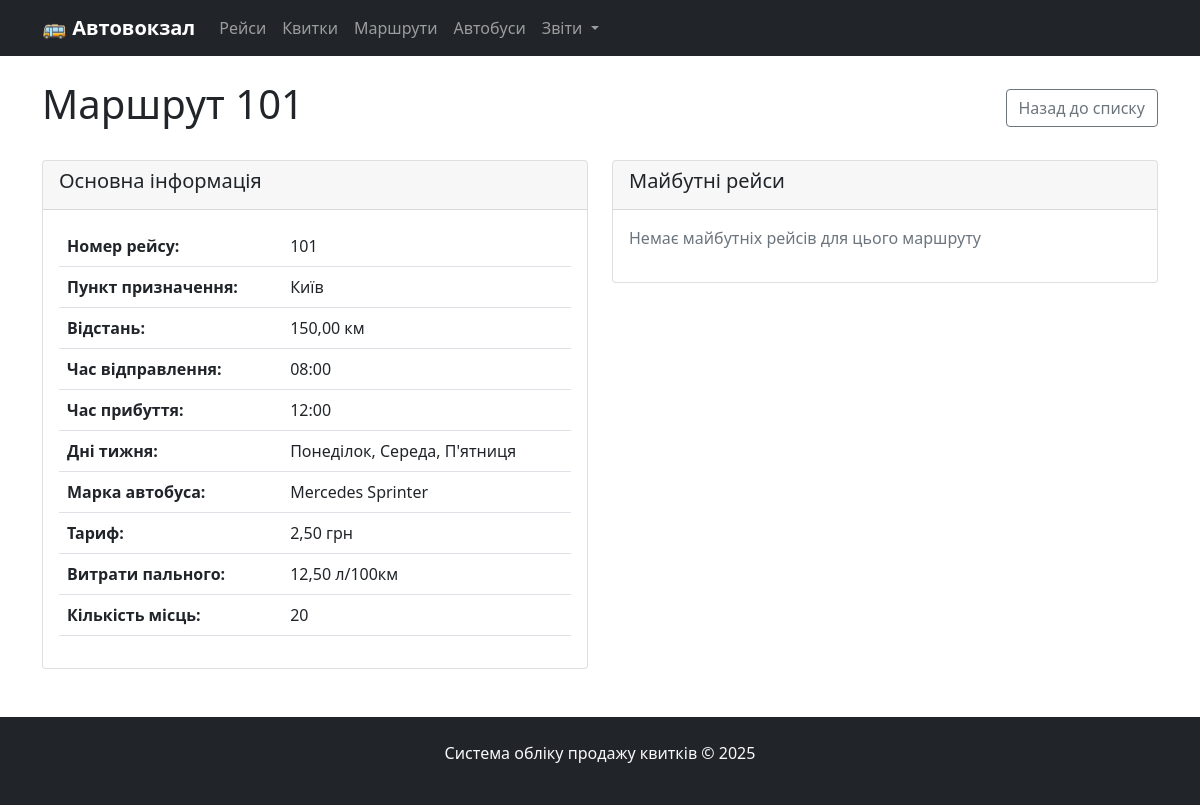
Screenshot of /routes/1/ with the database file from the repository.
### bus_station/models.py (models this page shows, shortened)
class Route(models.Model):
    DAYS_OF_WEEK = [
        (1, 'Понеділок'),
        (2, 'Вівторок'),
        (3, 'Середа'),
        (4, 'Четвер'),
        (5, 'П\'ятниця'),
        (6, 'Субота'),
        (7, 'Неділя'),
    ]
    number = models.CharField(max_length=20, verbose_name="Номер рейсу")
    tariff = models.DecimalField(max_digits=10, decimal_places=2, verbose_name="Тариф рейсу")
    days_of_week = models.CharField(max_length=50, verbose_name="Дні тижня виїзду")
    destination = models.ForeignKey(
        Destination,
        on_delete=models.CASCADE,
        verbose_name="Пункт прибуття"
    )
    distance = models.DecimalField(max_digits=8, decimal_places=2, verbose_name="Відстань (км)")
    departure_time = models.TimeField(verbose_name="Час відправлення")
    arrival_time = models.TimeField(verbose_name="Час прибуття")
    bus_model = models.ForeignKey(
        BusModel,
        on_delete=models.CASCADE,
        verbose_name="Марка автобуса"
    )
    def get_days_of_week_display(self):
        days = [int(day.strip()) for day in self.days_of_week.split(',')]
        return ', '.join([dict(self.DAYS_OF_WEEK).get(day, '') for day in days])
    class Meta:
        verbose_name = "Маршрут"
        verbose_name_plural = "Маршрути"

class Destination(models.Model):
    name = models.CharField(max_length=100, verbose_name="Назва пункту прибуття")
    class Meta:
        verbose_name = "Пункт прибуття"
        verbose_name_plural = "Пункти прибуття"

class BusModel(models.Model):
    name = models.CharField(max_length=50, verbose_name="Марка автобуса")
    fuel_consumption = models.DecimalField(
        max_digits=5,
        decimal_places=2,
        verbose_name="Витрати пального на 100 км"
    )
    seats_count = models.PositiveIntegerField(verbose_name="Кількість місць")
    class Meta:
        verbose_name = "Марка автобуса"
        verbose_name_plural = "Марки автобусів"

### bus_station/views.py (the view)
# urls.py: path('routes/<int:pk>/', views.RouteDetailView.as_view(), name='route_detail'),
class RouteDetailView(DetailView):
    model = Route
    template_name = 'bus_station/trips/route_detail.html'
    context_object_name = 'route'
    def get_queryset(self):
        return Route.objects.select_related('destination', 'bus_model')
    def get_context_data(self, **kwargs):
        context = super().get_context_data(**kwargs)
        context['future_trips'] = self.object.trip_set.filter(
            date__gte=timezone.now().date()
        ).select_related('bus').order_by('date')[:10]
        return context

### bus_station/context_processors.py (called while the page is built)
def station_stats(request):
    today = timezone.now().date()
    return {
        'today_trips_count': Trip.objects.filter(date=today).count(),
        'today_tickets_count': Ticket.objects.filter(trip__date=today, status='sold').count(),
    }

### bus_station/templates/bus_station/trips/route_detail.html (shortened to what this page needs)
{% extends 'bus_station/base.html' %}
{% block content %}
<div class="d-flex justify-content-between align-items-center mb-4">
    <h1>Маршрут {{ route.number }}</h1>
    <a href="{% url 'route_list' %}" class="btn btn-outline-secondary">Назад до списку</a>
</div>
<div class="row">
    <div class="col-md-6">
        <div class="card">
            <div class="card-header">
                <h5>Основна інформація</h5>
            </div>
            <div class="card-body">
                <table class="table">
                    <tr>
                        <th>Номер рейсу:</th>
                        <td>{{ route.number }}</td>
                    </tr>
                    <tr>
                        <th>Пункт призначення:</th>
                        <td>{{ route.destination.name }}</td>
                    </tr>
                    <tr>
                        <th>Відстань:</th>
                        <td>{{ route.distance }} км</td>
                    </tr>
                    <tr>
                        <th>Час відправлення:</th>
                        <td>{{ route.departure_time }}</td>
                    </tr>
                    <tr>
                        <th>Час прибуття:</th>
                        <td>{{ route.arrival_time }}</td>
                    </tr>
                    <tr>
                        <th>Дні тижня:</th>
                        <td>{{ route.get_days_of_week_display }}</td>
                    </tr>
                    <tr>
                        <th>Марка автобуса:</th>
                        <td>{{ route.bus_model.name }}</td>
                    </tr>
                    <tr>
                        <th>Тариф:</th>
                        <td>{{ route.tariff }} грн</td>
                    </tr>
                    <tr>
                        <th>Витрати пального:</th>
                        <td>{{ route.bus_model.fuel_consumption }} л/100км</td>
                    </tr>
                    <tr>
                        <th>Кількість місць:</th>
                        <td>{{ route.bus_model.seats_count }}</td>
                    </tr>
                </table>
            </div>
        </div>
    </div>
    <div class="col-md-6">
        <div class="card">
            <div class="card-header">
                <h5>Майбутні рейси</h5>
            </div>
            <div class="card-body">
                {% if future_trips %}
                    <div class="table-responsive">
                        <table class="table table-sm">
                            <thead>
                                <tr>
                                    <th>Дата</th>
                                    <th>Автобус</th>
                                    <th>Дії</th>
                                </tr>
                            </thead>
                            <tbody>
                                {% for trip in future_trips %}
                                <tr>
                                    <td>{{ trip.date }}</td>
                                    <td>{{ trip.bus.bus_model.name }} ({{ trip.bus.number }})</td>
                                    <td>
                                        <a href="{% url 'trip_detail' trip.pk %}" class="btn btn-sm btn-outline-primary">Перегляд</a>
                                    </td>
                                </tr>
                                {% endfor %}
                            </tbody>
                        </table>
                    </div>
                {% else %}
                    <p class="text-muted">Немає майбутніх рейсів для цього маршруту</p>
                {% endif %}
            </div>
        </div>
    </div>
</div>
{% endblock %}

### rows the page displays
Route: number "101", destination.name "Київ", distance "150,00", departure_time "08:00", arrival_time "12:00", days_of_week "Понеділок, Середа, П'ятниця", bus_model.name "Mercedes Sprinter", tariff "2,50", bus_model.fuel_consumption "12,50", bus_model.seats_count "20"
